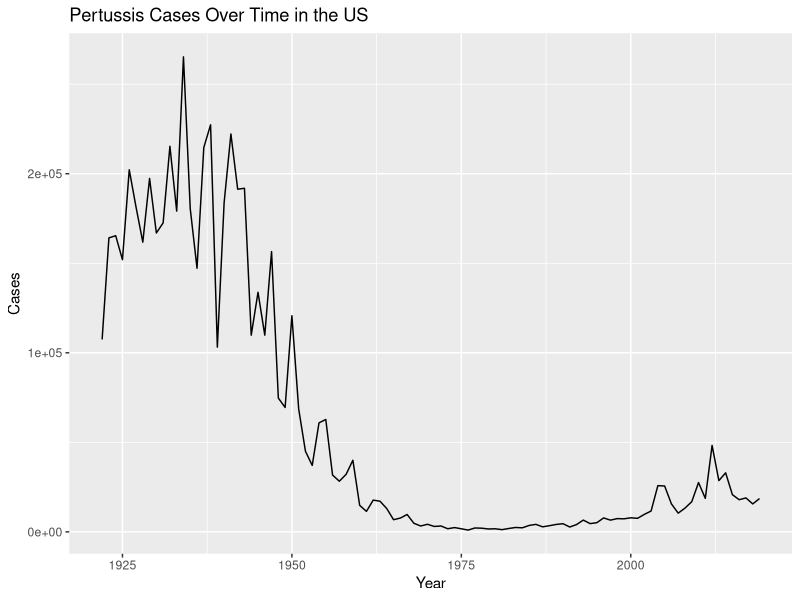
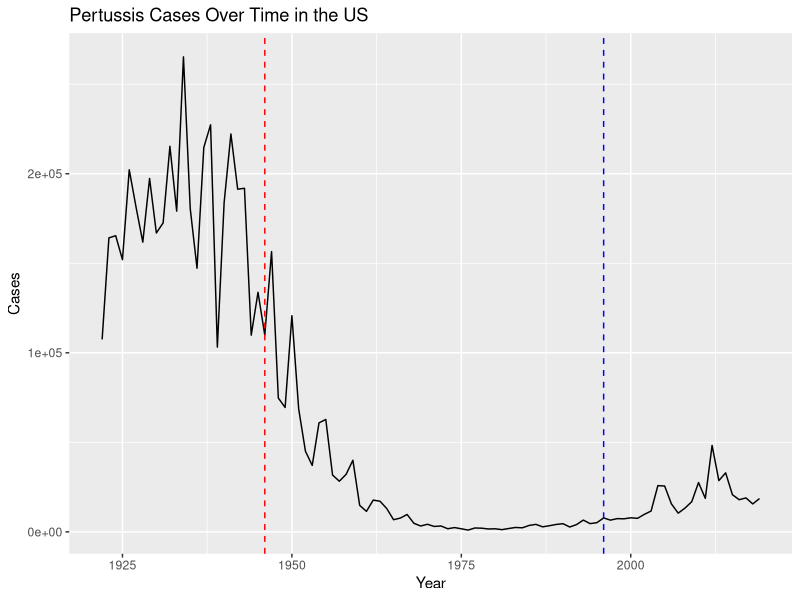

The R source for these figures, in order: (Note: this script raises an error after producing the figures.)
## ---- chunk 1
#not adding data frame to PDF
 cdc <- data.frame(
                                 Year = c(1922L,1923L,1924L,1925L,
                                          1926L,1927L,1928L,1929L,1930L,1931L,
                                          1932L,1933L,1934L,1935L,1936L,
                                          1937L,1938L,1939L,1940L,1941L,1942L,
                                          1943L,1944L,1945L,1946L,1947L,
                                          1948L,1949L,1950L,1951L,1952L,
                                          1953L,1954L,1955L,1956L,1957L,1958L,
                                          1959L,1960L,1961L,1962L,1963L,
                                          1964L,1965L,1966L,1967L,1968L,1969L,
                                          1970L,1971L,1972L,1973L,1974L,
                                          1975L,1976L,1977L,1978L,1979L,1980L,
                                          1981L,1982L,1983L,1984L,1985L,
                                          1986L,1987L,1988L,1989L,1990L,
                                          1991L,1992L,1993L,1994L,1995L,1996L,
                                          1997L,1998L,1999L,2000L,2001L,
                                          2002L,2003L,2004L,2005L,2006L,2007L,
                                          2008L,2009L,2010L,2011L,2012L,
                                          2013L,2014L,2015L,2016L,2017L,2018L,
                                          2019L),
         Cases = c(107473,164191,165418,152003,
                                          202210,181411,161799,197371,
                                          166914,172559,215343,179135,265269,
                                          180518,147237,214652,227319,103188,
                                          183866,222202,191383,191890,109873,
                                          133792,109860,156517,74715,69479,
                                          120718,68687,45030,37129,60886,
                                          62786,31732,28295,32148,40005,
                                          14809,11468,17749,17135,13005,6799,
                                          7717,9718,4810,3285,4249,3036,
                                          3287,1759,2402,1738,1010,2177,2063,
                                          1623,1730,1248,1895,2463,2276,
                                          3589,4195,2823,3450,4157,4570,
                                          2719,4083,6586,4617,5137,7796,6564,
                                          7405,7298,7867,7580,9771,11647,
                                          25827,25616,15632,10454,13278,
                                          16858,27550,18719,48277,28639,32971,
                                          20762,17972,18975,15609,18617)
       )
## ---- chunk 2
library(ggplot2)
## ---- chunk 3
baseplot <- ggplot(data = cdc) + 
  aes(x = Year, y = Cases) + 
  geom_line() + 
  labs(title = "Pertussis Cases Over Time in the US") 
  
baseplot
## ---- chunk 4
#Adding a vline for the introduction of the first pertussis vaccine in 1996 and the change in formulation of the vaccine in 1996

baseplot +
  geom_vline(xintercept = 1946, color = "red", linetype = 2) + geom_vline(xintercept = 1996, color = "blue", linetype =2)

## ---- chunk 5
library(jsonlite)
## ---- chunk 6
subject <- read_json("https://www.cmi-pb.org/api/subject", simplifyVector = TRUE) 
head(subject, 3)
## ---- chunk 7
table(subject$infancy_vac)
## ---- chunk 8
table(subject$biological_sex)
## ---- chunk 9
table(subject$race, subject$biological_sex)
## ---- chunk 10
head(subject$year_of_birth, 3)
head(subject$date_of_boost, 3)
## ---- chunk 11
library(lubridate)
today()
## ---- chunk 12
today() - ymd("2000-01-01")
time_length( today() - ymd("2000-01-01"), "years")

## ---- chunk 13
subject$age <- time_length( today() - ymd(subject$year_of_birth), "years")
head(subject, 3)
## ---- chunk 14
summary(subject$age)
## ---- chunk 15
base_hist <- ggplot(subject) + 
  aes(age) + 
  geom_histogram()
base_hist
## ---- chunk 16
base_hist + 
  facet_wrap(vars(infancy_vac), nrow = 2)
## ---- chunk 17
library(dplyr)
## ---- chunk 18
specimen <- read_json("https://www.cmi-pb.org/api/specimen", simplifyVector = TRUE) 

## ---- chunk 19
head(specimen, 3)
## ---- chunk 20
library(dplyr)
## ---- chunk 21
meta <- inner_join(specimen, subject)
dim(meta)
## ---- chunk 22
titer <- read_json("https://www.cmi-pb.org/api/ab_titer", simplifyVector = TRUE) 
head(titer)

## ---- chunk 23
abdata <- inner_join(meta, titer)
dim(abdata)

## ---- chunk 24
table(abdata$isotype)
## ---- chunk 25
table(abdata$visit)
## ---- chunk 26
ggplot(abdata) +
  aes(MFI, antigen) +
  geom_boxplot() 
## ---- chunk 27
ig1 <- abdata %>%
  filter(isotype == "IgG1", visit != 8)
head(ig1)
  
## ---- chunk 28
ggplot(ig1) + 
  aes(MFI, antigen, col = infancy_vac) + 
  geom_boxplot(show.legend = FALSE) +
   facet_wrap(vars(visit), nrow=2) +
  theme_bw()

